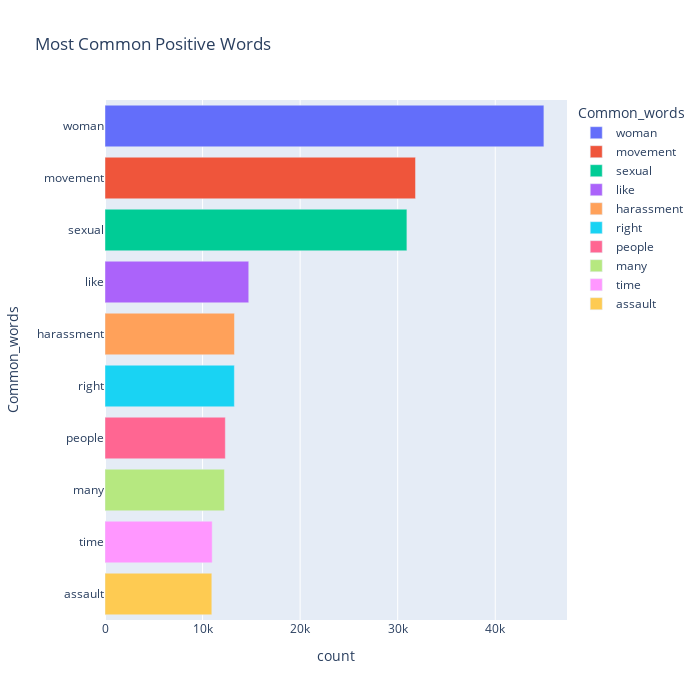

The notebook cell this image was saved under:
### Code cell
positive_tweets = data[data['sentiment'] == 1]['text']
negative_tweets = data[data['sentiment'] == -1]['text']


def tokenize_and_count(texts):
    all_words = []
    for text in texts:
        tokens = word_tokenize(text)
        words = [word.lower() for word in tokens if word.isalpha() and len(word) >= 4]
        all_words.extend(words)
    return all_words

# Tokenize and count words for positive and negative tweets
positive_words = tokenize_and_count(positive_tweets)
negative_words = tokenize_and_count(negative_tweets)

# Count the frequency of each word
positive_word_counts = Counter(positive_words)
negative_word_counts = Counter(negative_words)

stop_words = set(stopwords.words('english'))

filtered_positive_word_counts = {word: count for word, count in positive_word_counts.items() if word not in stop_words}
filtered_negative_word_counts = {word: count for word, count in negative_word_counts.items() if word not in stop_words}


import plotly.express as px

most_common_positive_words = pd.DataFrame(filtered_positive_word_counts.items(), columns=['Common_words', 'count'])
most_common_positive_words = most_common_positive_words.sort_values('count', ascending=False).head(10)

fig = px.bar(most_common_positive_words, x='count', y='Common_words', title='Most Common Positive Words', orientation='h', width=700, height=700, color='Common_words')
fig.show()

### Figure 1 — Plotly figure (JSON) as saved in the notebook; plotly's stock layout.template omitted (floating-point values rounded to 4 significant figures)
{"data": [{"alignmentgroup": "True", "hovertemplate": "Common_words=%{y}<br>count=%{x}<extra></extra>", "legendgroup": "woman", "marker": {"color": "#636efa", "pattern": {"shape": ""}}, "name": "woman", "offsetgroup": "woman", "orientation": "h", "showlegend": true, "textposition": "auto", "type": "bar", "x": [44984], "xaxis": "x", "y": ["woman"], "yaxis": "y"}, {"alignmentgroup": "True", "hovertemplate": "Common_words=%{y}<br>count=%{x}<extra></extra>", "legendgroup": "movement", "marker": {"color": "#EF553B", "pattern": {"shape": ""}}, "name": "movement", "offsetgroup": "movement", "orientation": "h", "showlegend": true, "textposition": "auto", "type": "bar", "x": [31827], "xaxis": "x", "y": ["movement"], "yaxis": "y"}, {"alignmentgroup": "True", "hovertemplate": "Common_words=%{y}<br>count=%{x}<extra></extra>", "legendgroup": "sexual", "marker": {"color": "#00cc96", "pattern": {"shape": ""}}, "name": "sexual", "offsetgroup": "sexual", "orientation": "h", "showlegend": true, "textposition": "auto", "type": "bar", "x": [30943], "xaxis": "x", "y": ["sexual"], "yaxis": "y"}, {"alignmentgroup": "True", "hovertemplate": "Common_words=%{y}<br>count=%{x}<extra></extra>", "legendgroup": "like", "marker": {"color": "#ab63fa", "pattern": {"shape": ""}}, "name": "like", "offsetgroup": "like", "orientation": "h", "showlegend": true, "textposition": "auto", "type": "bar", "x": [14733], "xaxis": "x", "y": ["like"], "yaxis": "y"}, {"alignmentgroup": "True", "hovertemplate": "Common_words=%{y}<br>count=%{x}<extra></extra>", "legendgroup": "harassment", "marker": {"color": "#FFA15A", "pattern": {"shape": ""}}, "name": "harassment", "offsetgroup": "harassment", "orientation": "h", "showlegend": true, "textposition": "auto", "type": "bar", "x": [13270], "xaxis": "x", "y": ["harassment"], "yaxis": "y"}, {"alignmentgroup": "True", "hovertemplate": "Common_words=%{y}<br>count=%{x}<extra></extra>", "legendgroup": "right", "marker": {"color": "#19d3f3", "pattern": {"shape": ""}}, "name": "right", "offsetgroup": "right", "orientation": "h", "showlegend": true, "textposition": "auto", "type": "bar", "x": [13259], "xaxis": "x", "y": ["right"], "yaxis": "y"}, {"alignmentgroup": "True", "hovertemplate": "Common_words=%{y}<br>count=%{x}<extra></extra>", "legendgroup": "people", "marker": {"color": "#FF6692", "pattern": {"shape": ""}}, "name": "people", "offsetgroup": "people", "orientation": "h", "showlegend": true, "textposition": "auto", "type": "bar", "x": [12333], "xaxis": "x", "y": ["people"], "yaxis": "y"}, {"alignmentgroup": "True", "hovertemplate": "Common_words=%{y}<br>count=%{x}<extra></extra>", "legendgroup": "many", "marker": {"color": "#B6E880", "pattern": {"shape": ""}}, "name": "many", "offsetgroup": "many", "orientation": "h", "showlegend": true, "textposition": "auto", "type": "bar", "x": [12242], "xaxis": "x", "y": ["many"], "yaxis": "y"}, {"alignmentgroup": "True", "hovertemplate": "Common_words=%{y}<br>count=%{x}<extra></extra>", "legendgroup": "time", "marker": {"color": "#FF97FF", "pattern": {"shape": ""}}, "name": "time", "offsetgroup": "time", "orientation": "h", "showlegend": true, "textposition": "auto", "type": "bar", "x": [10988], "xaxis": "x", "y": ["time"], "yaxis": "y"}, {"alignmentgroup": "True", "hovertemplate": "Common_words=%{y}<br>count=%{x}<extra></extra>", "legendgroup": "assault", "marker": {"color": "#FECB52", "pattern": {"shape": ""}}, "name": "assault", "offsetgroup": "assault", "orientation": "h", "showlegend": true, "textposition": "auto", "type": "bar", "x": [10948], "xaxis": "x", "y": ["assault"], "yaxis": "y"}], "layout": {"barmode": "relative", "height": 700, "legend": {"title": {"text": "Common_words"}, "tracegroupgap": 0}, "title": {"text": "Most Common Positive Words"}, "width": 700, "xaxis": {"anchor": "y", "domain": [0, 1], "title": {"text": "count"}}, "yaxis": {"anchor": "x", "categoryarray": ["assault", "time", "many", "people", "right", "harassment", "like", "sexual", "movement", "woman"], "categoryorder": "array", "domain": [0, 1], "title": {"text": "Common_words"}}}}
